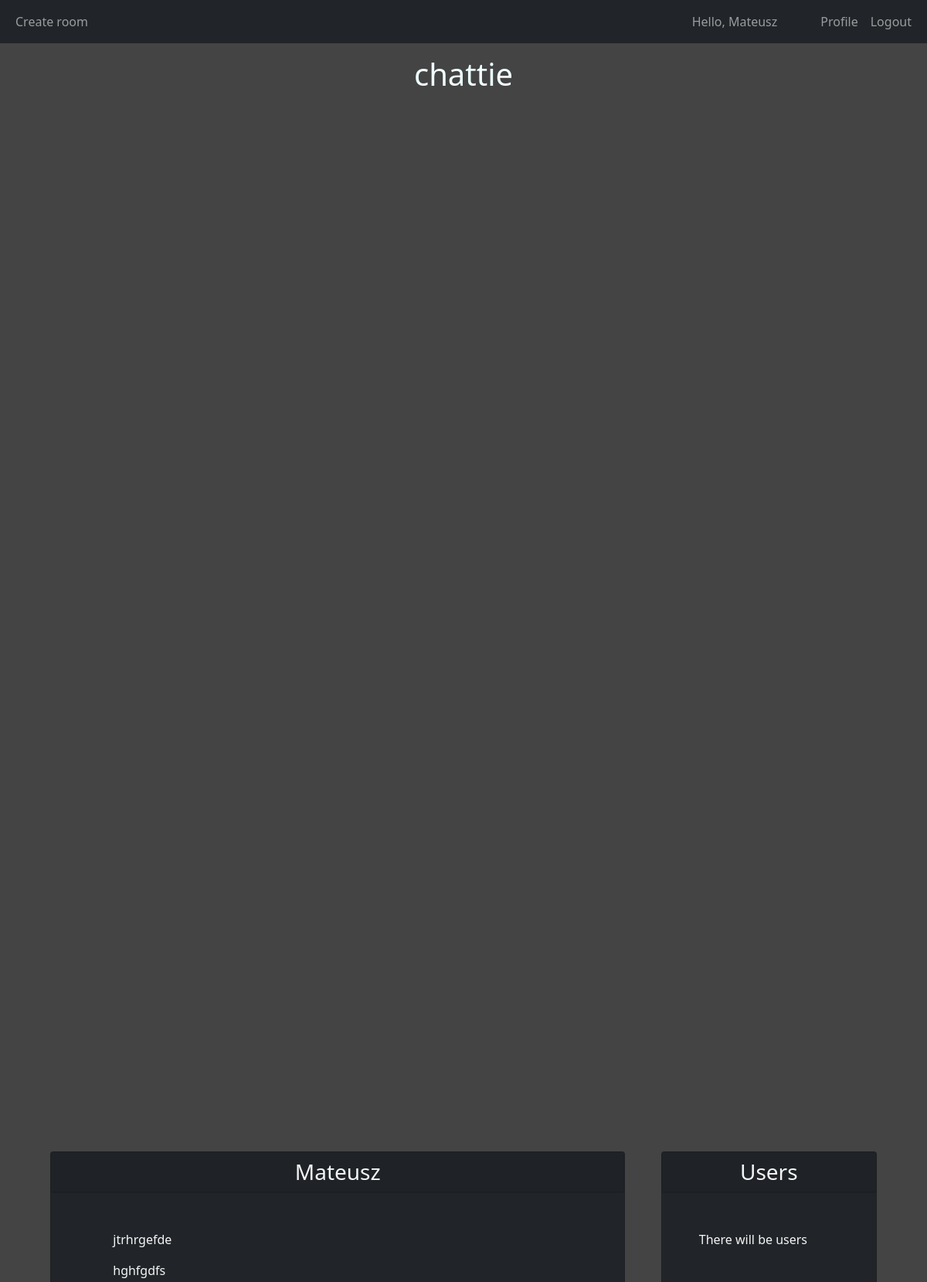
The app's page /r/Mateusz (signed in, upper part) with its own data.
### chattie/models.py (models this page shows, shortened)
class User(db.Model, UserMixin):
    id = db.Column(db.Integer, primary_key=True)
    username = db.Column(db.String(20), unique=True, nullable=False)
    email = db.Column(db.String(120), unique=True, nullable=False)
    image_file = db.Column(db.String(20), nullable=False, default='default.jpg')
    password = db.Column(db.String(60), nullable=False)
    created = db.Column(db.DateTime, nullable=False, default=datetime.utcnow)
    participates_in = db.Column(db.Integer, db.ForeignKey('room.id'))
    room_id = db.Column(db.Integer, db.ForeignKey('room.id'))
    message_id = db.Column(db.Integer, db.ForeignKey('message.id'))
    rooms = db.relationship('Room', foreign_keys=[room_id])
    messages = db.relationship('Message', foreign_keys=[message_id])

class Room(db.Model):
    id = db.Column(db.Integer, primary_key=True)
    name = db.Column(db.String(20), nullable=False)
    participant_id = db.Column(db.Integer, db.ForeignKey('user.id'))
    message_id = db.Column(db.Integer, db.ForeignKey('message.id'))
    participants = db.relationship('User', foreign_keys=[participant_id])
    messages = db.relationship('Message', foreign_keys=[message_id])
    creator_id = db.Column(db.Integer, db.ForeignKey('user.id'), nullable=False)
    created = db.Column(db.DateTime, nullable=False, default=datetime.utcnow)

class Message(db.Model):
    id = db.Column(db.Integer, primary_key=True)
    user_id = db.Column(db.Integer, db.ForeignKey('user.id'), nullable=False)
    room_id = db.Column(db.Integer, db.ForeignKey('room.id'), nullable=False)
    message = db.Column(db.String(1000), nullable=False)
    created = db.Column(db.DateTime, nullable=False, default=datetime.utcnow)
    user = db.relationship('User', foreign_keys=[user_id])
    room = db.relationship('Room', foreign_keys=[room_id])

### chattie/routes.py (the view)
@app.route("/r/<room_name>", methods=['GET', 'POST'])
@login_required
def room(room_name):
    room = Room.query.filter_by(name=room_name).first()
    messages = Message.query.filter_by(room=room)
    return render_template('room.html',
                           title=room.name,
                           room=room,
                           messages=messages)

### chattie/models.py (called while the page is built)
@login_manager.user_loader
def load_user(user_id):
    return User.query.get(int(user_id))

### chattie/templates/room.html (shortened to what this page needs)
{% extends "main.html" %}
{% block content %}
<div class="container d-flex justify-content-around my-auto">
    <div class="card col-md-8 bg-dark">
        <div class="card text-center bg-dark">
            <h3 class=" fw-normal card-text card-header ">{{room.name}}</h3>
        </div>
        <div class="p-5">
            <ul id="messages" class="mh-50 overflow-auto">
                {% for message in messages %}
                    <p>{{ message.message }}</p>
                {% endfor %}
            </ul>
        </div>
    </div>
    <div class="card col-md-3 bg-dark">
        <div class="card text-center bg-dark">
            <h3 class=" fw-normal card-text card-header">Users</h3>
        </div>
        <div class="p-5">
        There will be users
        </div>
    </div>
</div>
{% endblock %}

### chattie/templates/layout/navbar.html (shortened to what this page needs)
{% if current_user.is_authenticated %}
  <nav class="navbar navbar-expand-lg navbar-dark  bg-dark">
    <div class="container-fluid">
      <div class="collapse navbar-collapse" id="navbarSupportedContent">
      <ul class="navbar-nav me-auto mb-2 mb-lg-0">
        <li class='nav-item'>
          <a class='nav-link' href="{{ url_for('create_room') }}">Create room</a>
        </li>
      </ul>
        <ul class="navbar-nav ms-auto mb-2 mb-lg-0">
          <li>
            <p class="navbar-text me-5 my-auto">Hello, {{current_user.username}}</p>
          </li>
          <li class="nav-item">
            <a class="nav-link" href="#">Profile</a>
          </li>
          <li>
            <a class="nav-link" href="{{ url_for('logout') }}">Logout</a>
          </li>
        </ul>
      </div>
    </div>
  </nav>
{% endif %}

### chattie/static/main.css (style rules this page uses)
body { background-color: #444; color: whitesmoke; }
a { color: azure; text-decoration: none; }
.mh-50 { max-height: 50vh; }

### records on screen
User: username "Mateusz"
Room: name "Mateusz"
Message: message "jtrhrgefde"
Message: message "hghfgdfs"
